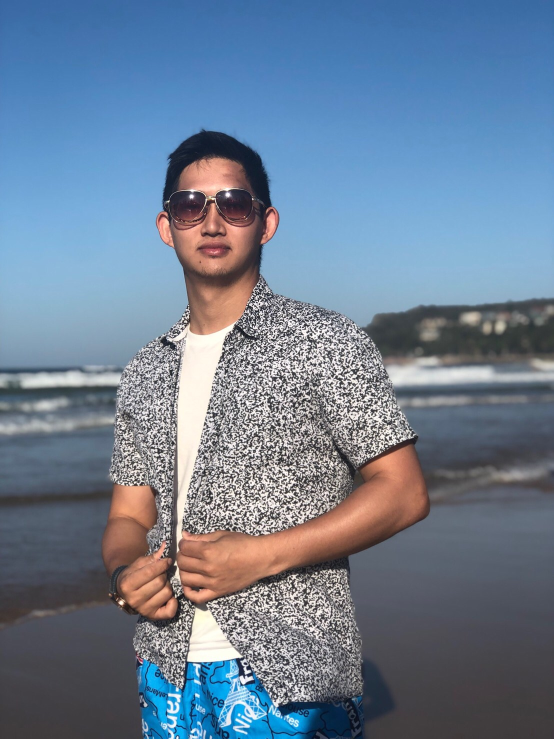
#> input picture Module1 CV Basic Technical/AUS.JPG, 1108 x 1478 px (shown at 1/2 size)
$ python 1_7_2_David_blurring.py --image ../AUS.JPG
#> lines starting #> are read from the running program, lines starting #| are printed output that depends on the picture
# python 1_7_2_David_blurring.py --image "../../data/AUS1.jpg"
# python 1_7_2_David_blurring.py --image "../../data/a.jpg"


# 1.Preprocessing

    # import the necessary packages
import argparse
import cv2

    # construct the argument parser and parse the arguments
ap = argparse.ArgumentParser()
ap.add_argument("-i", "--image", required=True, help="Path to the image")
args = vars(ap.parse_args())

    # load the image, display it, and initialize the list of kernel sizes
image = cv2.imread(args["image"])
#> image is the input picture: shape (1478, 1108, 3); mean B, G, R 147.6, 126.6, 109.1
image = cv2.resize(image,(300,300), interpolation = cv2.INTER_CUBIC)
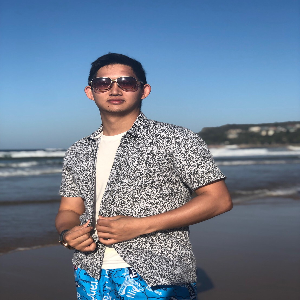
#> image: shape (300, 300, 3); mean B, G, R 147.7, 126.7, 109.1
cv2.imshow("Original", image)


# 2.Define the Filter
    # Suppose we have N(4) filter()

kernelSizes = [(3, 3), (9, 9), (15, 15)]


    ## 2.1 loop over the kernel sizes and apply an "average" blur to the image
for (kX, kY) in kernelSizes:
	blurred = cv2.blur(image, (kX, kY))
	cv2.imshow("Average ({},{})".format(kX, kY), blurred)
    #cv2.imwrite("Average ({},{}).jpg".format(kX, kY), blurred)
	cv2.waitKey(0)
#> this loop made 3 passes
#> pass 1, `blurred = cv2.blur(image, (kX, kY))`:
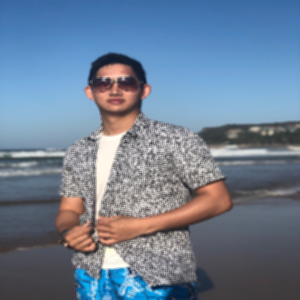
#> blurred: shape (300, 300, 3); mean B, G, R 147.7, 126.7, 109.1
#> pass 3, `blurred = cv2.blur(image, (kX, kY))`:
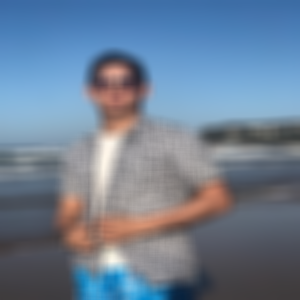
#> blurred: shape (300, 300, 3); mean B, G, R 147.7, 126.7, 109.2
cv2.destroyAllWindows()

    ## 2.2 loop over the kernel sizes and apply a "Gaussian" blur to the image
cv2.imshow("Original", image)
for (kX, kY) in kernelSizes:
	blurred = cv2.GaussianBlur(image, (kX, kY), 0)
	cv2.imshow("Gaussian ({}, {})".format(kX, kY), blurred)

	cv2.waitKey(0)
#> this loop made 3 passes
#> pass 2, `blurred = cv2.GaussianBlur(image, (kX, kY), 0)`:
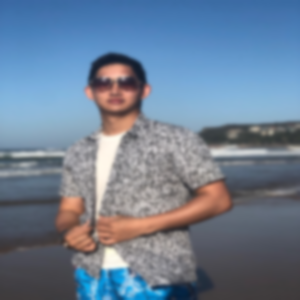
#> blurred: shape (300, 300, 3); mean B, G, R 147.7, 126.7, 109.1
cv2.destroyAllWindows()

    # 2.3 loop over the kernel sizes and apply a "Median" blur to the image
cv2.imshow("Original", image)
for k in (3, 9, 15):
	blurred = cv2.medianBlur(image, k)
	cv2.imshow("Median {}".format(k), blurred)
	cv2.waitKey(0)
#> this loop made 3 passes
#> pass 1, `blurred = cv2.medianBlur(image, k)`:
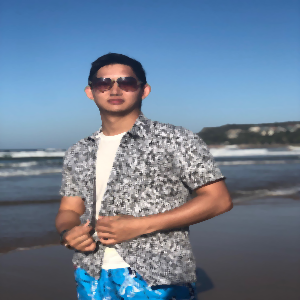
#> blurred: shape (300, 300, 3); mean B, G, R 148, 127, 109.3
#> pass 2, `blurred = cv2.medianBlur(image, k)`:
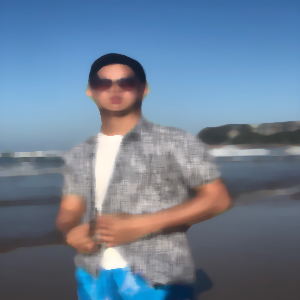
#> blurred: shape (300, 300, 3); mean B, G, R 148.2, 127.1, 109
#> pass 3, `blurred = cv2.medianBlur(image, k)`:
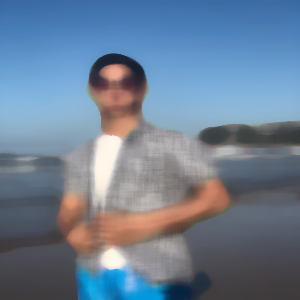
#> blurred: shape (300, 300, 3); mean B, G, R 148.2, 127, 108.8
